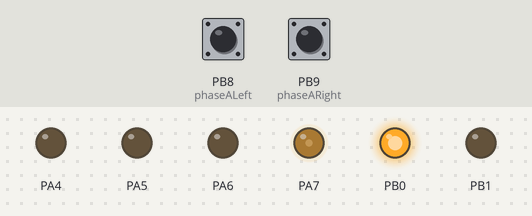
Simulated run of this sketch. Board: STM32 Blue Pill. Parts: output pins drawn as LEDs (lit = HIGH). The inputs (shaded band) are chosen by the test bench; at power-on: PB8 (phaseALeft) LOW, PB9 (phaseARight) LOW. What the sketch prints to the serial monitor is not drawn.

Above: at 0.1 s.
Timing chart, 0 to 1.6 s (numbered marks = the images above):
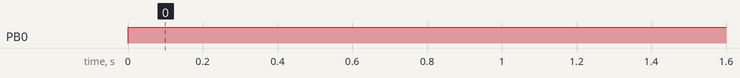

Measured:
- by itself, PB0: LOW → HIGH at 0.00 s

The sketch:

Encoder_Motors.ino
```cpp
#define lMotorEnable PA7
#define lMotorForward PB0
#define lMotorBack PB1

#define rMotorEnable PA6
#define rMotorForward PA5
#define rMotorBack PA4

//#define pGain 5
//#define iGain 1.2
//#define dGain 1.3

#define phaseALeft PB8
#define phaseARight PB9

volatile unsigned int pulseCountLeft = 0; //4 byte ko hunxa STM32 ko integer type
volatile unsigned int pulseCountRight = 0;
volatile uint16_t botTraverse = 0;


//duita options ...simple motor offset bata garna ni sakinxa ...ani PID ni garna sakinxa....


class Motor {
  protected:
    byte enablePin, forwardPin, backPin;
  public:
    Motor(byte enablePin, byte forwardPin, byte backPin);
    static uint8_t speed;
    void forward(uint8_t speed);
    void back(uint8_t speed);
    void brake();
    void stop();
};

Motor::Motor(byte enablePin, byte forwardPin, byte backPin) {
  this->enablePin = enablePin;
  this->forwardPin = forwardPin;
  this->backPin = backPin;

  pinMode(enablePin, OUTPUT);
  pinMode(forwardPin, OUTPUT);
  pinMode(backPin, OUTPUT);
}

void Motor::forward(uint8_t speed) {
  analogWrite(enablePin, speed);
  digitalWrite(forwardPin, HIGH);
  digitalWrite(backPin, LOW);
}

void Motor::back(uint8_t speed) {
  analogWrite(enablePin, speed);
  digitalWrite(forwardPin, LOW);
  digitalWrite(backPin, HIGH);
}

void Motor::stop() {
  analogWrite(enablePin, 0);
  digitalWrite(forwardPin, LOW);
  digitalWrite(backPin, LOW);
}

void Motor::brake() {
  analogWrite(enablePin, 255);
  digitalWrite(forwardPin, LOW);
  digitalWrite(forwardPin, LOW);
}

//encoder ko cpr anusar ani gear ratio anusar nikalne
/*  11 cpr bhako magako motor aayo bhane...
     euta revolution maa 11 cpr hunxa if only one edge is taken(RISING/FALLING)
     euta revolution maa 22 cpr hunxa if both the edges is taken(CHANGE)
     magako motor ko gear ratio 1:50 xa..bhanne ley 50 rotations of shaft of motor lida 1 rotation of gearbox ko shaft hunxa(1 rotation of wheel hunxa)
     50*22=1100 rotations chahinxa single wheel ko rotation ko laagi
     if 37mm ko wheel use garyo bhane 2*pi*r= 2*3.141*37/2= 116.217 mm linearly displace hunxa robot
*/
void countPulseRight() {
  pulseCountRight++;
  //  if(pulseCountRight>=1100){
  //    pulseCountRight=0;
  //    botTraverse++;
  //  }
}

void countPulseLeft() {
  pulseCountLeft++;
  //  if(pulseCountLeft>=1100){
  //    pulseCountLeft=0;
  //    botTraverse++;
  //  }
}


Motor *leftMotor, *rightMotor;

void setup() {
  //Port PB3 and PB4 are used as JTDO and JNTRST by default.
  //The following function connects PB3 and PB4 to the
  //alternate output function.
  afio_cfg_debug_ports(AFIO_DEBUG_SW_ONLY);                     //Connects PB3 and PB4 to output function.

  Serial.begin(115200);
   pinMode(phaseALeft, INPUT_PULLDOWN);
  pinMode(phaseARight, INPUT_PULLDOWN);
  attachInterrupt(phaseALeft, countPulseLeft, CHANGE);
  attachInterrupt(phaseARight, countPulseRight, CHANGE);
  leftMotor  = new Motor(lMotorEnable, lMotorForward, lMotorBack);
  rightMotor = new Motor(rMotorEnable, rMotorForward, rMotorBack);


}

void loop() {
  leftMotor->forward(70);
  //rightMotor->forward(100);
  Serial.print(pulseCountRight); Serial.print("\t \t");   Serial.println(pulseCountLeft);

}
```
